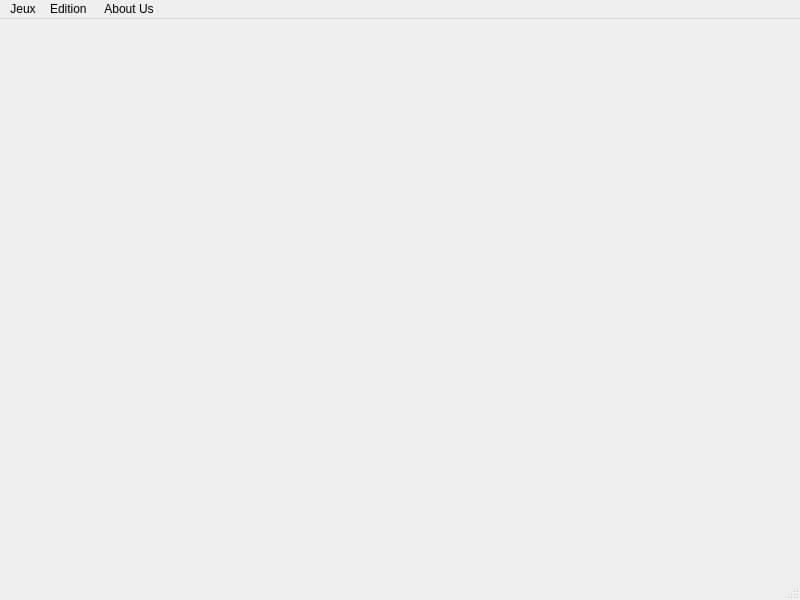
<?xml version="1.0" encoding="UTF-8"?>
<ui version="4.0">
 <class>FunDomino</class>
 <widget class="QMainWindow" name="FunDomino">
  <property name="geometry">
   <rect>
    <x>0</x>
    <y>0</y>
    <width>800</width>
    <height>600</height>
   </rect>
  </property>
  <property name="windowTitle">
   <string>MainWindow</string>
  </property>
  <widget class="QWidget" name="centralwidget">
   <widget class="QWidget" name="terrainJeu" native="true">
    <property name="geometry">
     <rect>
      <x>130</x>
      <y>110</y>
      <width>531</width>
      <height>301</height>
     </rect>
    </property>
   </widget>
   <widget class="QWidget" name="Joeur1" native="true">
    <property name="geometry">
     <rect>
      <x>129</x>
      <y>10</y>
      <width>531</width>
      <height>80</height>
     </rect>
    </property>
   </widget>
   <widget class="QWidget" name="Joeur2" native="true">
    <property name="geometry">
     <rect>
      <x>129</x>
      <y>430</y>
      <width>531</width>
      <height>80</height>
     </rect>
    </property>
   </widget>
   <widget class="QWidget" name="joueur3" native="true">
    <property name="geometry">
     <rect>
      <x>0</x>
      <y>110</y>
      <width>120</width>
      <height>301</height>
     </rect>
    </property>
   </widget>
   <widget class="QWidget" name="joueur4" native="true">
    <property name="geometry">
     <rect>
      <x>670</x>
      <y>110</y>
      <width>120</width>
      <height>301</height>
     </rect>
    </property>
   </widget>
  </widget>
  <widget class="QMenuBar" name="menubar">
   <property name="geometry">
    <rect>
     <x>0</x>
     <y>0</y>
     <width>800</width>
     <height>22</height>
    </rect>
   </property>
   <widget class="QMenu" name="menuJeux">
    <property name="title">
     <string>Jeux</string>
    </property>
    <addaction name="actionNouveau"/>
    <addaction name="separator"/>
    <addaction name="actionQuiter"/>
   </widget>
   <widget class="QMenu" name="menuA_Propos">
    <property name="title">
     <string>Edition </string>
    </property>
    <addaction name="actionA_bout_us"/>
   </widget>
   <widget class="QMenu" name="menuAbout_Us">
    <property name="title">
     <string>About Us</string>
    </property>
    <addaction name="actionAbout_Us"/>
   </widget>
   <addaction name="menuJeux"/>
   <addaction name="menuA_Propos"/>
   <addaction name="menuAbout_Us"/>
  </widget>
  <widget class="QStatusBar" name="statusbar"/>
  <action name="actionNouveau">
   <property name="text">
    <string>Nouveau</string>
   </property>
  </action>
  <action name="actionQuiter">
   <property name="text">
    <string>Quiter</string>
   </property>
   <property name="shortcut">
    <string>Ctrl+Q</string>
   </property>
  </action>
  <action name="actionA_bout_us">
   <property name="text">
    <string>Couleur </string>
   </property>
  </action>
  <action name="actionAbout_Us">
   <property name="text">
    <string>About Us</string>
   </property>
  </action>
 </widget>
 <resources/>
 <connections>
  <connection>
   <sender>actionQuiter</sender>
   <signal>triggered()</signal>
   <receiver>FunDomino</receiver>
   <slot>close()</slot>
   <hints>
    <hint type="sourcelabel">
     <x>-1</x>
     <y>-1</y>
    </hint>
    <hint type="destinationlabel">
     <x>399</x>
     <y>299</y>
    </hint>
   </hints>
  </connection>
 </connections>
</ui>
